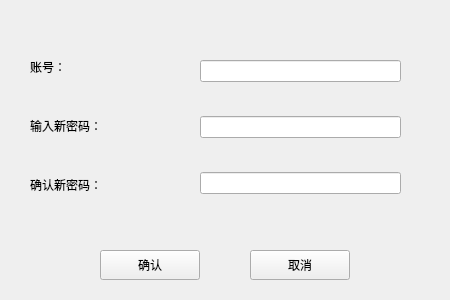
<?xml version="1.0" encoding="UTF-8"?>
<ui version="4.0">
 <class>forgetpassword</class>
 <widget class="QWidget" name="forgetpassword">
  <property name="geometry">
   <rect>
    <x>0</x>
    <y>0</y>
    <width>450</width>
    <height>300</height>
   </rect>
  </property>
  <property name="windowTitle">
   <string>Form</string>
  </property>
  <widget class="QPushButton" name="OK">
   <property name="geometry">
    <rect>
     <x>100</x>
     <y>250</y>
     <width>100</width>
     <height>30</height>
    </rect>
   </property>
   <property name="text">
    <string>确认</string>
   </property>
  </widget>
  <widget class="QPushButton" name="cancel">
   <property name="geometry">
    <rect>
     <x>250</x>
     <y>250</y>
     <width>100</width>
     <height>30</height>
    </rect>
   </property>
   <property name="text">
    <string>取消</string>
   </property>
  </widget>
  <widget class="QWidget" name="layoutWidget">
   <property name="geometry">
    <rect>
     <x>30</x>
     <y>40</y>
     <width>92</width>
     <height>171</height>
    </rect>
   </property>
   <layout class="QVBoxLayout" name="verticalLayout">
    <item>
     <widget class="QLabel" name="account">
      <property name="text">
       <string>账号：</string>
      </property>
     </widget>
    </item>
    <item>
     <widget class="QLabel" name="checknew">
      <property name="text">
       <string>输入新密码：</string>
      </property>
     </widget>
    </item>
    <item>
     <widget class="QLabel" name="inputnew">
      <property name="text">
       <string>确认新密码：</string>
      </property>
     </widget>
    </item>
   </layout>
  </widget>
  <widget class="QWidget" name="layoutWidget">
   <property name="geometry">
    <rect>
     <x>200</x>
     <y>32</y>
     <width>201</width>
     <height>191</height>
    </rect>
   </property>
   <layout class="QVBoxLayout" name="verticalLayout_2">
    <item>
     <widget class="QLineEdit" name="showaccount"/>
    </item>
    <item>
     <widget class="QLineEdit" name="newpassword"/>
    </item>
    <item>
     <widget class="QLineEdit" name="checkpassword"/>
    </item>
   </layout>
  </widget>
 </widget>
 <resources/>
 <connections/>
</ui>
